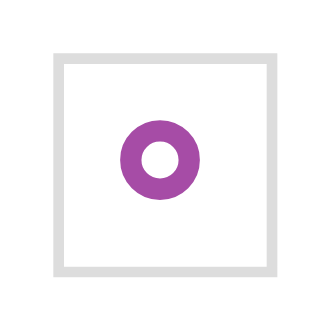

The specification (Vega-Lite) saved for this image:
### Vega specification from a JSON file in a GitHub repository (floating-point values rounded to 4 significant figures)
{"$schema": "https://vega.github.io/schema/vega/v4.json", "autosize": "pad", "padding": 5, "width": 20, "height": 20, "style": "cell", "data": [{"name": "source_0", "values": [{"a": 2}]}], "marks": [{"name": "marks", "type": "symbol", "style": ["point"], "from": {"data": "source_0"}, "encode": {"update": {"opacity": {"value": 0.7}, "fill": {"value": "transparent"}, "stroke": {"value": "purple"}, "x": {"signal": "width", "mult": 0.5}, "y": {"signal": "height", "mult": 0.5}}}}], "config": {"axisY": {"minExtent": 30}}}
